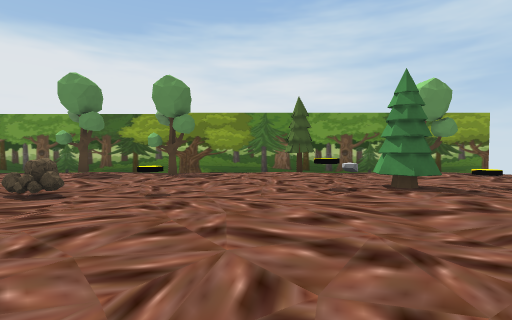
View 1 (above)

21 first-person views from a walk through a Unity game level. The camera is 1.4 m above the floor, tilts 2° down and sees 85° across. The floor is counted in squares, 2 m on a side. Each view is taken from the middle of a square. On the plan, view 1 faces up. The plan holds only what a view shows up to about 9 squares ahead; the rest is blank. The place goes on beyond the plan. The player is left out. Some surface patterns are stand-ins.

View 2
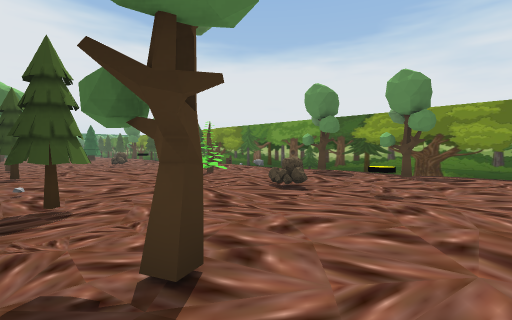

View 3
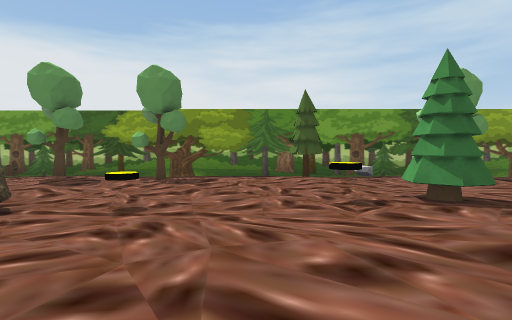

View 4
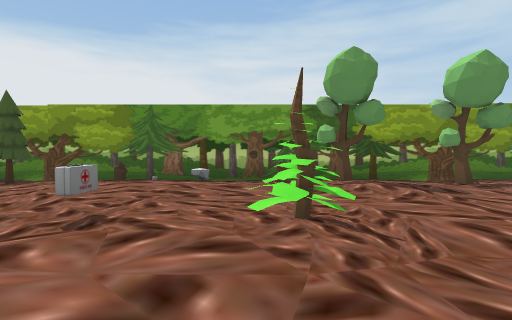

View 5
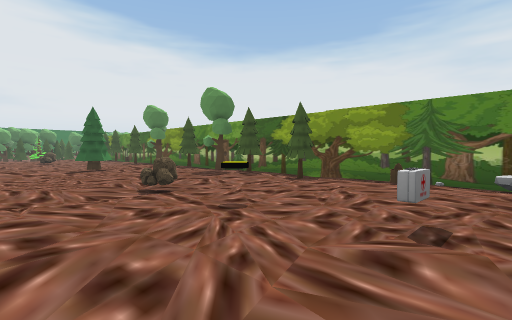

View 6
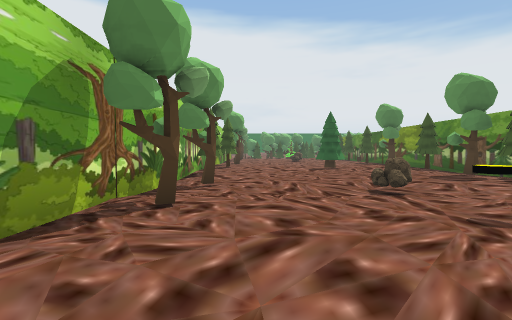

View 7
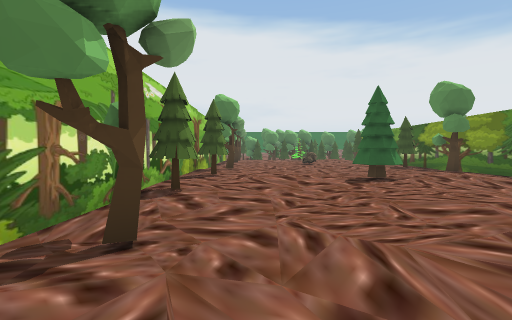

View 8
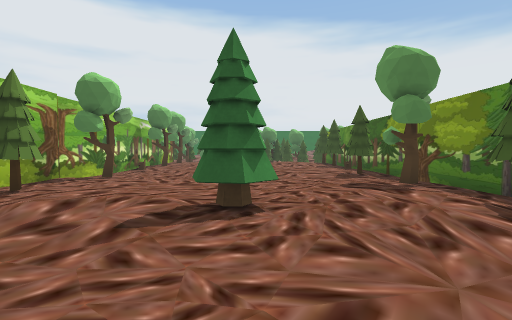

View 9
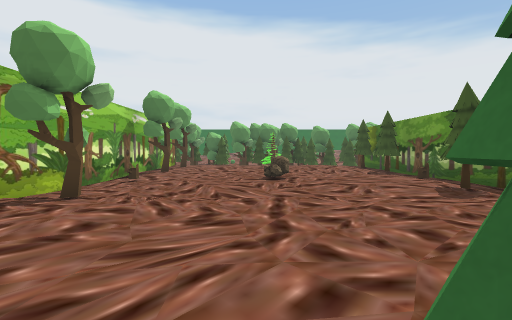

View 10
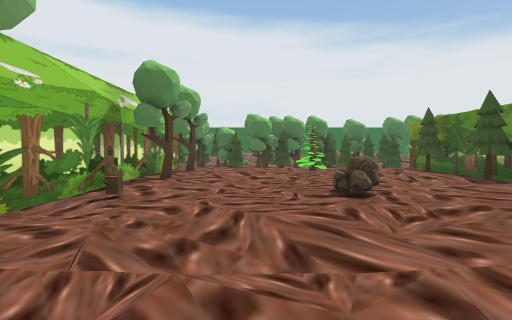

View 11
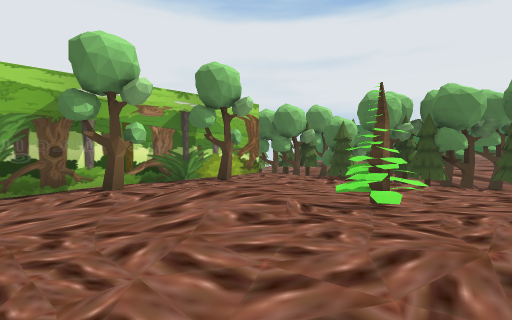

View 12
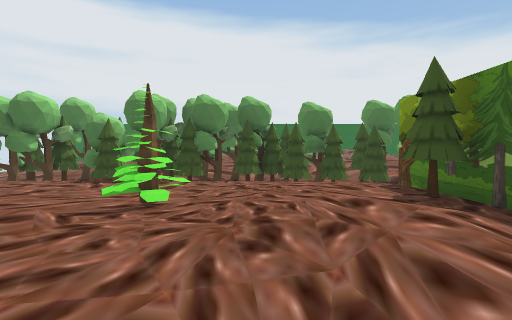

View 13
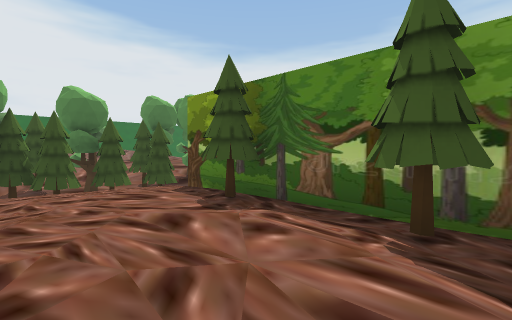

View 14
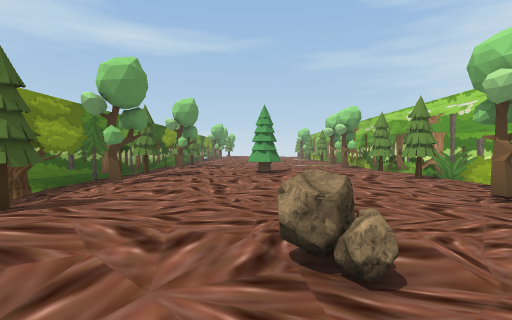

View 15
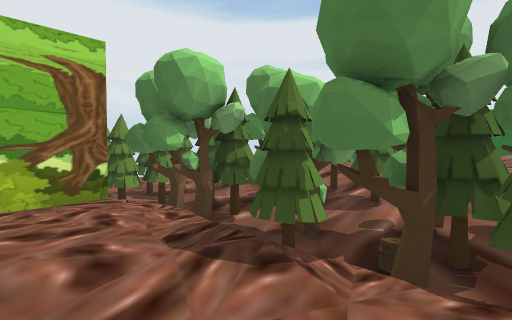

View 16
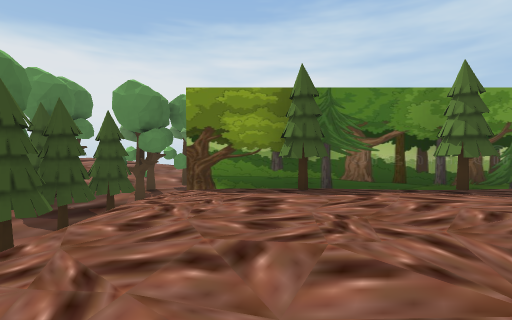

View 17
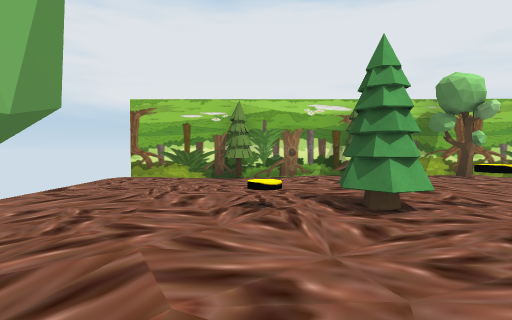

View 18
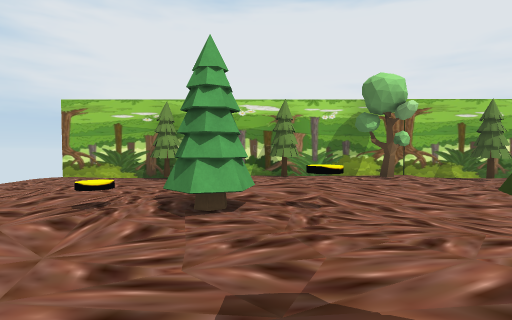

View 19
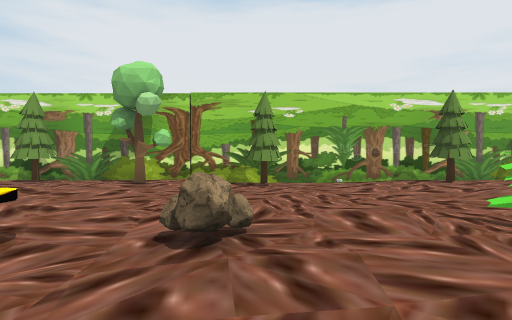

View 20
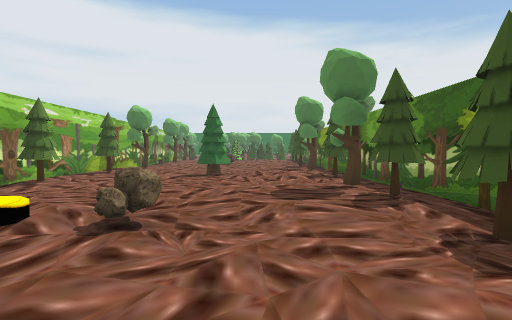

View 21
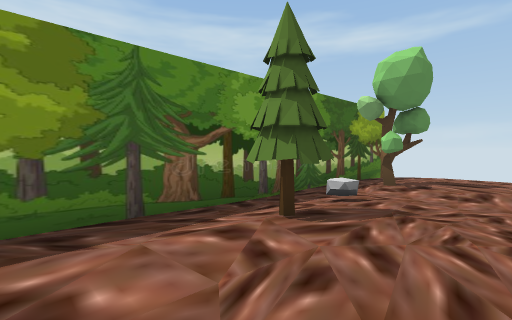

### Floor plan
Key: @ floor where view 1 was taken; # wall or solid block; x gap in a wall; . main floor; : floor 0.25 m higher than the main floor; - floor 0.25 m lower than the main floor; / step, stairs or slope; v drop or lower ground; T tree; R rock; S stump; O other object.
Columns run from 35 left of view 1 to 8 right of it. Each row starts with its distance up from view 1.
 12 vTv
 11 vTTT
 10 TTT#########################################
  9 TTT#.T.T...................R...............#
  8 TTv.../T..STT.T//T.TT.T..S//.ST.T../T/R.T...
  7 TTv.::::/.:...::::/.:...:/://.:...::://.:...
  6 TTv///:/..:..///:/..:..///:/..:..///:/..:...
  5 TTv..TT:..R.-....T....-.O.O:T/.R-O..OTTO..-
  4 TTT.../:::/.....::::..R....:/........::....-
  3 TTT...::........::........::........::.....-
  2 vTT...:.........:.........:.........:......-
  1 vTv..T.T..S..T.T..T..T.T...T...T..T........-
  0 TTT....x.---./....x--x.x...x.---...@T.O#T-.#
 -1 TTTx#################   ##############   ###
 -2  TT
 -3 TTO

Where each view was taken, in squares from view 1:
view 1: 0 up, 0 right, facing up
view 2: 0 up, 0 right, facing up-left
view 3: 1 up, 0 right, facing up
view 4: 2 up, 7 left, facing up
view 5: 2 up, 8 left, facing up-left
view 6: 2 up, 8 left, facing left
view 7: 2 up, 12 left, facing left
view 8: 5 up, 15 left, facing left
view 9: 4 up, 18 left, facing left
view 10: 3 up, 21 left, facing left
view 11: 6 up, 26 left, facing down-left
view 12: 6 up, 26 left, facing left
view 13: 6 up, 27 left, facing up-left
view 14: 5 up, 27 left, facing right
view 15: 4 up, 31 left, facing down-left
view 16: 4 up, 31 left, facing up
view 17: 8 up, 4 right, facing down
view 18: 8 up, 2 right, facing down
view 19: 7 up, 4 left, facing down
view 20: 6 up, 10 left, facing left
view 21: 6 up, 1 left, facing up-right
